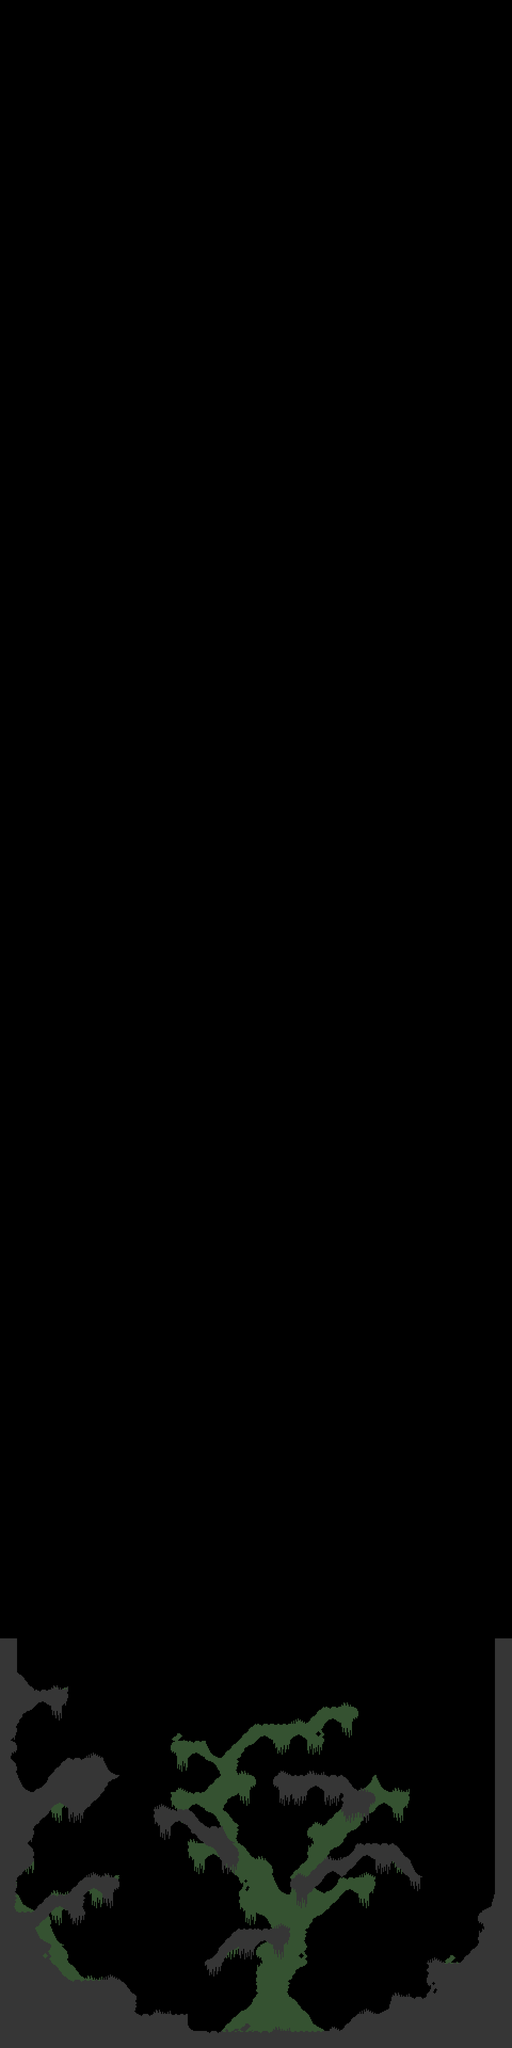

Rendered tile map (Tiled .tmx) drawn with the repository's tilesets; below, a short description and the map source with its tile grids summarised:
An orthogonal 30x120 tile map with 32x32 px tiles, 3 tile layers (mid, fore, foliage), 2 tilesets and 7 objects (ground).

<map version="1.0" orientation="orthogonal" width="30" height="120" tilewidth="32" tileheight="32">
 <tileset firstgid="1" name="jungle1" tilewidth="32" tileheight="32">
  <image source="mininicular.png" width="256" height="256" />
 </tileset>
 <tileset firstgid="65" name="jungle2" tilewidth="32" tileheight="32">
  <image source="mininicular2.png" width="256" height="256" />
 </tileset>
 <layer name="mid" width="30" height="120">
  <data>[3600 cells, 149 non-empty, 37 distinct tile ids]</data>
 </layer>
 <layer name="fore" width="30" height="120">
  <data>[3600 cells, 288 non-empty, 38 distinct tile ids]</data>
 </layer>
 <objectgroup name="ground" width="30" height="120">
  <object name="ground" x="897" y="3595">
   <polyline points="0,0 0,52 -34,87 -96,87 -92,150 -161,151 -167,172 -184,183 -226,182 -255,214 -549,215 -545,204 -545,183 -645,183 -641,149 -667,122 -768,120 -804,83 -801,53 -821,43 -831,23 -830,238 22,235 24,-19 2,-2" />
  </object>
  <object x="386" y="3680">
   <polyline points="0,0 3,-5 10,-6 25,-20 25,-26 61,-62 157,-63 157,-52 146,-37 126,-36 109,-42 91,-28 62,-32 39,-18 28,3 2,4" />
  </object>
  <object x="545" y="3530">
   <polyline points="0,0 5,-7 27,-6 62,-40 94,-41 120,-61 122,-70 194,-71 238,-14 246,-14 241,-3 228,-4 191,-42 159,-43 144,-52 135,-51 97,-11 82,-22 73,-22 33,20 0,6" />
  </object>
  <object x="445" y="3492">
   <polyline points="0,0 2,-24 -27,-62 -52,-62 -90,-97 -154,-98 -153,-80 -145,-71 -124,-70 -109,-79 -54,-31 -42,-26 -29,-4 -3,-1" />
  </object>
  <object x="671" y="3360">
   <polyline points="0,0 26,2 32,15 19,27 -27,36 -26,3 -62,-2 -78,-11 -95,-2 -145,-3 -158,-15 -155,-29 -30,-30 -3,-2" />
  </object>
  <object x="66" y="3614">
   <polyline points="0,0 39,-42 49,-41 67,-24 91,-24 88,-59 109,-75 127,-64 145,-64 156,-76 156,-91 93,-94 58,-61 29,-61 -4,-30 -36,-29 -34,-94 -3,-126 -5,-147 -3,-187 44,-235 61,-224 90,-219 136,-270 157,-285 144,-288 126,-315 62,-317 5,-258 -16,-255 -38,-294 -37,-305 -47,-317 -46,-328 -36,-333 -36,-378 -25,-400 -8,-410 7,-424 17,-425 28,-415 48,-415 62,-432 62,-445 -1,-446 -34,-476 -64,-476 -65,-4" />
  </object>
  <object x="923" y="3574">
   <polyline points="0,0 4,-21 5,-149 29,3" />
  </object>
 </objectgroup>
 <layer name="foliage" width="30" height="120">
  <data>[3600 cells, 11 non-empty, 6 distinct tile ids]</data>
 </layer>
</map>